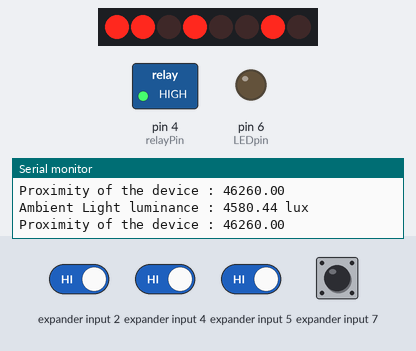
A sketch run on a simulated Arduino Uno, built with avr-gcc and run on an emulated ATmega328P. Parts: 8 port-expander outputs drawn as a row of LEDs (first output left, lit = HIGH), switched loads named in the sketch (green lamp = pin HIGH), output pins drawn as LEDs (lit = HIGH), the last lines printed to the serial monitor. Wiring (inferred from the names in the program): PCF8574 port expander at I2C address 0x39. Wiring (inferred from the signals the program sends): row of LEDs: on Q0, Q1, Q2, Q3, Q4, Q5, Q6, Q7. The test bench sets the inputs (shaded band); at power-on: expander input 2, expander input 4, expander input 5, expander input 7 HIGH. Pins used as bus, display or sensor lines are not drawn.

Above: at 2.0 s.
2.1 s: expander input 7 pulled LOW for 0.15 s
At 2.36 s:
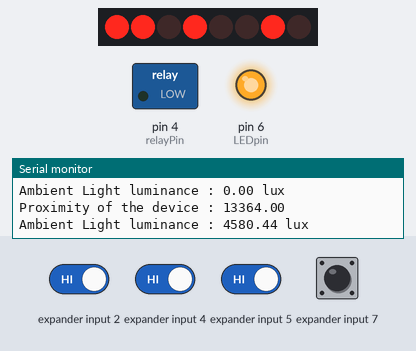
3.9 s: expander input 7 pulled LOW for 1 s
At 5.11 s:
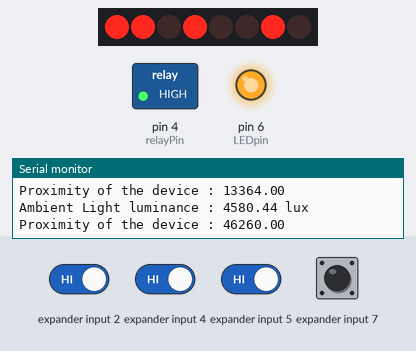
6.6 s: expander input 2 driven LOW and expander input 4 driven LOW and expander input 5 driven LOW and expander input 7 driven LOW
9.6 s: expander input 2 driven HIGH
At 9.88 s:
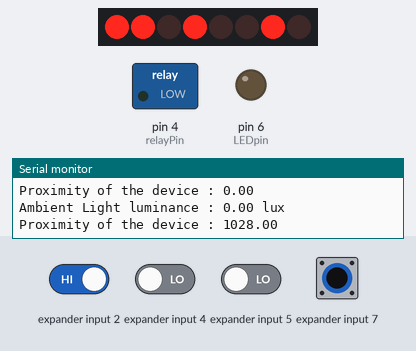
12.6 s: expander input 7 driven HIGH
At 13.7 s:
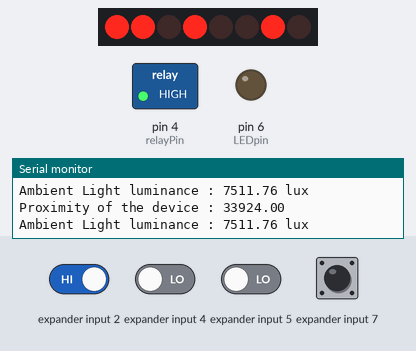
14.4 s: expander input 7 driven LOW
At 15.1 s:
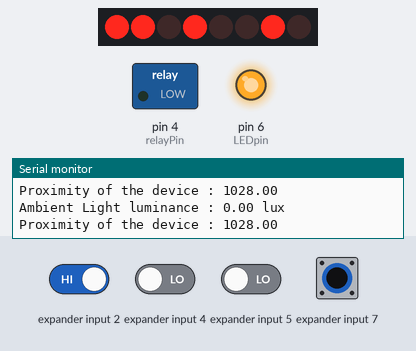
Timing chart, 0 to 17.1 s (numbered marks = the images above; inputs shaded):
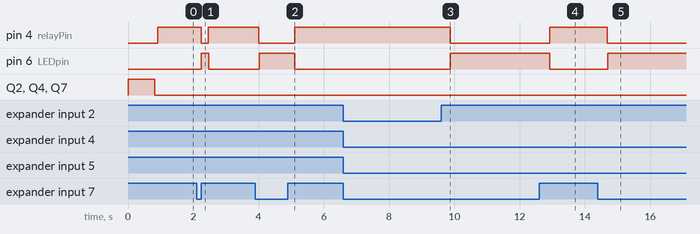

The sketch:

TMD27713.ino.ino
```cpp
#include<Wire.h>

// TMD27713 I2C address is 39(57)
#define Addr 0x39

const int LEDpin = 6;//Digital pin 6
int LCDpin = 9;//Digital pin 9
 int relayPin = 4;


void setup()
{
  // Initialise I2C communication as MASTER
  Wire.begin();
  // Initialise Serial Communication, set baud rate = 9600
  Serial.begin(9600);

  // Start I2C Transmission
  Wire.beginTransmission(Addr);
  // Select enable register
  Wire.write(0x00 | 0xA0);
  // Set power on, proximity and ALS enabled
  Wire.write(0x0F);
  // Stop I2C Transmission
  Wire.endTransmission();

  // Start I2C Transmission
  Wire.beginTransmission(Addr);
  // Select ALS time register
  Wire.write(0x01 | 0xA0);
  // Atime = 101 ms
  Wire.write(0xDB);
  // Stop I2C Transmission
  Wire.endTransmission();

  // Start I2C Transmission
  Wire.beginTransmission(Addr);
  // Select proximity time register
  Wire.write(0x02 | 0xA0);
  // Ptime = 2.72 ms
  Wire.write(0xFF);
  // Stop I2C Transmission
  Wire.endTransmission();

  // Start I2C Transmission
  Wire.beginTransmission(Addr);
  // Select Wait time register
  Wire.write(0x03 | 0xA0);
  // Wtime = 2.72 ms
  Wire.write(0xFF);
  // Stop I2C Transmission
  Wire.endTransmission();

  // Start I2C Transmission
  Wire.beginTransmission(Addr);
  // Select pulse count register
  Wire.write(0x0E | 0xA0);
  // Pulse count = 4
  Wire.write(0x04);
  // Stop I2C Transmission
  Wire.endTransmission();

  // Start I2C Transmission
  Wire.beginTransmission(Addr);
  // Select control register
  Wire.write(0x0F | 0xA0);
  // 120 mA LED strength, Proximtiy uses CH1 diode, 1x PGAIN, 1x AGAIN
  Wire.write(0x20);
  // Stop I2C Transmission
  Wire.endTransmission();
  delay(800);

pinMode(LEDpin, OUTPUT); //Initialize led as output
pinMode(LCDpin, OUTPUT); //Initialize led as output
pinMode(relayPin, OUTPUT);
digitalWrite(LCDpin,HIGH);
}


void loop()
{
  unsigned int data[6];

  // Start I2C Transmission
  Wire.beginTransmission(Addr);
  // Select data register
  Wire.write(0x14 | 0xA0);
  // Stop I2C Transmission
  Wire.endTransmission();

  // Request 6 bytes of data
  Wire.requestFrom(Addr, 6);

  // Read 6 bytes of data
  // c0Data lsb, c0Data msb, c1Data lsb, c1Data msb, proximity lsb, proximity msb
  if(Wire.available() == 6)
  {
    data[0] = Wire.read();
    data[1] = Wire.read();
    data[2] = Wire.read();
    data[3] = Wire.read();
    data[4] = Wire.read();
    data[5] = Wire.read();
  }

  // Convert the data
  int c0Data = (data[1] * 256) + data[0];
  int c1Data = (data[3] * 256) + data[2];
  double proximity = (data[5] * 256.0) + data[4];
  float CPL = (101.0) / 24.0;
  float luminance1 = (1 * c0Data - 2 * c1Data) / CPL;
  float luminance2 = (0.6 * c0Data - 1.00 * c1Data) / CPL;
  float luminance = 0.0;

  if((luminance1 > 0) && (luminance1 > luminance2))
  {
    luminance = luminance1;
  }
  else if((luminance2 > 0) && (luminance2 > luminance1))
  {
    luminance = luminance2;
  }

  // Output data to serial monitor
  Serial.print("Ambient Light luminance : ");
  Serial.print(luminance);
  Serial.println(" lux");
  Serial.print("Proximity of the device : ");
  Serial.println(proximity);
  delay(100);

  if (proximity>900 && luminance<20)
  {
    digitalWrite(relayPin,LOW                                );
    delay (10);
  }
  else
  {

    digitalWrite(relayPin,HIGH);
    delay (10);
  }
   if (proximity>900 && luminance<20)
  {
    digitalWrite(LEDpin,HIGH);
    delay (100);
  }
  else
  {
    digitalWrite(LEDpin,LOW);
    delay(100);
  }


}
```

Measured:
- after the input at 2.1 s, pin 4 (relayPin): HIGH → LOW after 0.14 s, → HIGH 0.22 s later; pin 6 (LEDpin): LOW → HIGH after 0.15 s, → LOW 0.22 s later
- after the input at 3.9 s, pin 4 (relayPin): HIGH → LOW after 0.11 s, → HIGH 1.1 s later; pin 6 (LEDpin): LOW → HIGH after 0.12 s, → LOW 1.1 s later
- after the input at 9.6 s, pin 4 (relayPin): HIGH → LOW after 0.27 s; pin 6 (LEDpin): LOW → HIGH after 0.28 s
- after the input at 12.6 s, pin 4 (relayPin): LOW → HIGH after 0.32 s; pin 6 (LEDpin): HIGH → LOW after 0.33 s
- after the input at 14.4 s, pin 4 (relayPin): HIGH → LOW after 0.29 s; pin 6 (LEDpin): LOW → HIGH after 0.30 s
